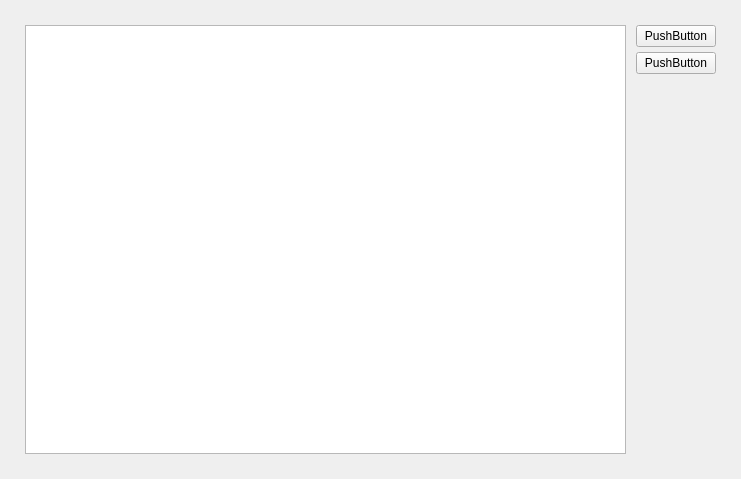
<?xml version="1.0" encoding="UTF-8"?>
<ui version="4.0">
 <class>AppCaptura</class>
 <widget class="QWidget" name="AppCaptura">
  <property name="geometry">
   <rect>
    <x>0</x>
    <y>0</y>
    <width>741</width>
    <height>479</height>
   </rect>
  </property>
  <property name="windowTitle">
   <string>Form</string>
  </property>
  <layout class="QHBoxLayout" name="horizontalLayout">
   <property name="spacing">
    <number>10</number>
   </property>
   <property name="leftMargin">
    <number>25</number>
   </property>
   <property name="topMargin">
    <number>25</number>
   </property>
   <property name="rightMargin">
    <number>25</number>
   </property>
   <property name="bottomMargin">
    <number>25</number>
   </property>
   <item>
    <widget class="QListWidget" name="listWidget"/>
   </item>
   <item>
    <layout class="QVBoxLayout" name="verticalLayout">
     <property name="spacing">
      <number>5</number>
     </property>
     <item>
      <widget class="QPushButton" name="pushButton">
       <property name="text">
        <string>PushButton</string>
       </property>
      </widget>
     </item>
     <item>
      <widget class="QPushButton" name="pushButton_2">
       <property name="text">
        <string>PushButton</string>
       </property>
      </widget>
     </item>
     <item>
      <spacer name="verticalSpacer">
       <property name="orientation">
        <enum>Qt::Vertical</enum>
       </property>
       <property name="sizeHint" stdset="0">
        <size>
         <width>20</width>
         <height>40</height>
        </size>
       </property>
      </spacer>
     </item>
    </layout>
   </item>
  </layout>
 </widget>
 <resources/>
 <connections/>
</ui>
